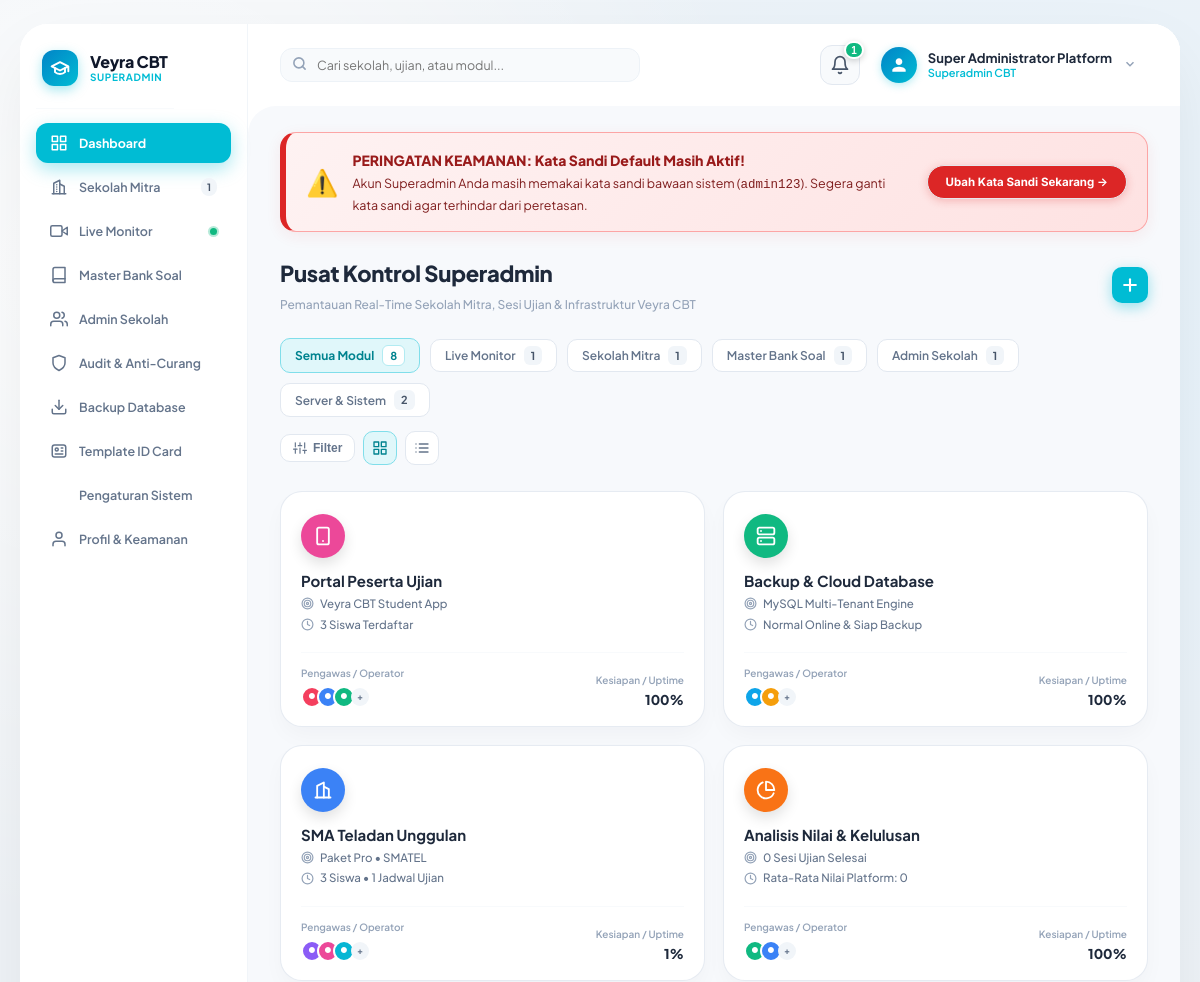
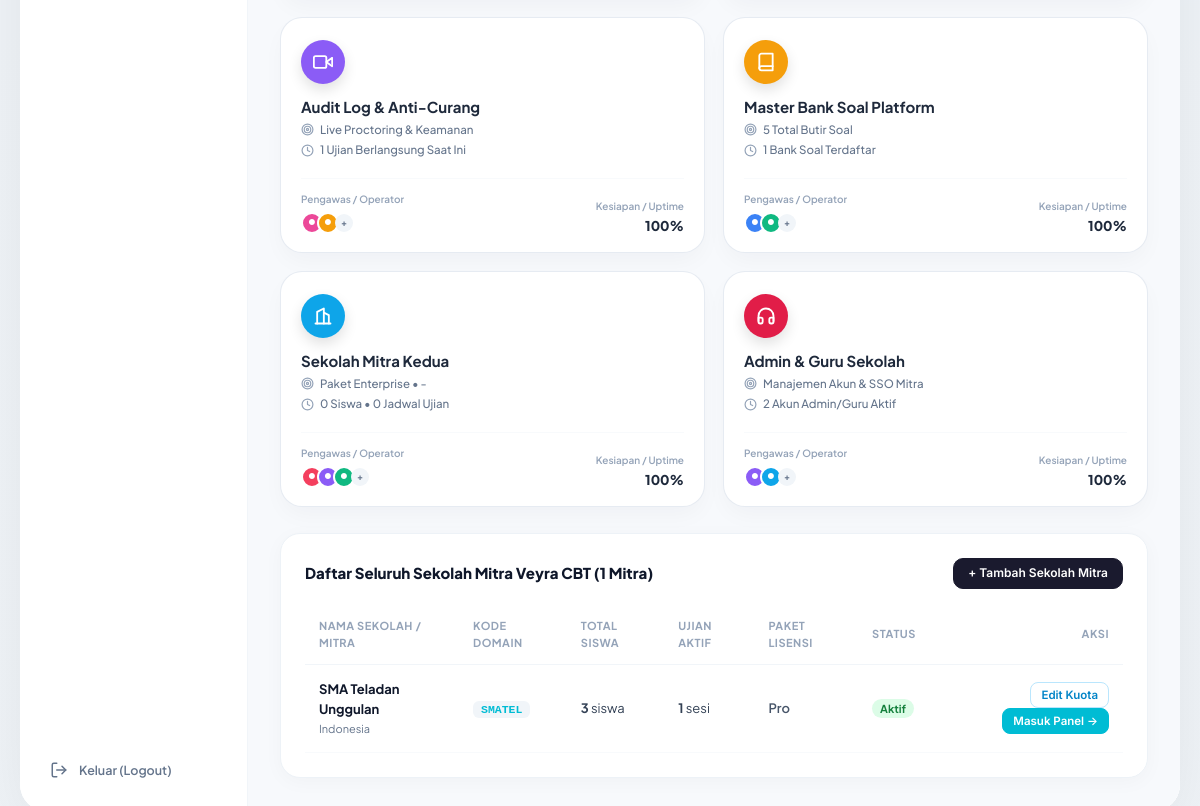
The app's page /superadmin/index.php (signed in) with its own data (2 pictures, top to bottom).
### tables this page shows
CREATE TABLE `tenants` (
    `id` INT AUTO_INCREMENT PRIMARY KEY,
    `code` VARCHAR(30) NOT NULL UNIQUE,
    `slug` VARCHAR(60) NOT NULL UNIQUE,
    `subdomain` VARCHAR(60) NULL,
    `name` VARCHAR(150) NOT NULL,
    `logo_url` VARCHAR(255) NULL,
    `logo` VARCHAR(500) NULL,
    `address` TEXT NULL,
    `phone` VARCHAR(30) NULL,
    `package` VARCHAR(50) NOT NULL DEFAULT 'pro',
    `student_quota` INT NOT NULL DEFAULT 500,
    `is_active` TINYINT(1) NOT NULL DEFAULT 1,
    `created_at` DATETIME NOT NULL DEFAULT CURRENT_TIMESTAMP
);

### superadmin/index.php (the view, shortened to what the rows shown need)
<?php
require_once __DIR__ . '/header.php';
$tenants = Database::fetchAll(
    "SELECT t.*,
            (SELECT COUNT(*) FROM students WHERE tenant_id = t.id) as current_students,
            (SELECT COUNT(*) FROM students WHERE tenant_id = t.id AND is_active = 1) as active_students,
            (SELECT COUNT(*) FROM exams WHERE tenant_id = t.id) as current_exams,
            (SELECT COUNT(*) FROM users WHERE tenant_id = t.id) as current_users
     FROM tenants t
     ORDER BY t.id DESC"
);
?>
<div class="boardto-reporting-wrap">
    <div class="boardto-title-row">
        <div>
            <h1 class="boardto-page-title">Pusat Kontrol Superadmin</h1>
        </div>
    </div>
    <div class="boardto-table-card" id="boardtoTableContainer">
        <div style="overflow-x: auto;">
            <table class="boardto-table">
                <thead>
                    <tr>
                        <th>NAMA SEKOLAH / MITRA</th>
                        <th>KODE DOMAIN</th>
                        <th>TOTAL SISWA</th>
                        <th>UJIAN AKTIF</th>
                        <th>PAKET LISENSI</th>
                        <th>STATUS</th>
                        <th style="text-align: right;">AKSI</th>
                    </tr>
                </thead>
                <tbody>
                    <?php if (empty($tenants)): ?>
                        <tr>
                            <td colspan="7" style="text-align: center; padding: 30px; color: #94a3b8;">Belum ada sekolah mitra terdaftar.</td>
                        </tr>
                    <?php else: ?>
                        <?php foreach ($tenants as $t): ?>
                            <tr>
                                <td>
                                    <strong style="color: #0f172a;"><?= htmlspecialchars($t['name'] ?? '-') ?></strong>
                                    <div style="font-size: 11px; color: #64748b;"><?= htmlspecialchars($t['city'] ?? 'Indonesia') ?></div>
                                </td>
                                <td>
                                    <span style="background: #f1f5f9; padding: 2px 8px; border-radius: 6px; font-family: monospace; font-size: 11.5px; color: #00bcd4; font-weight: 700;">
                                        <?= htmlspecialchars($t['code']) ?>
                                    </span>
                                </td>
                                <td><strong><?= (int)$t['current_students'] ?></strong> siswa</td>
                                <td><strong><?= (int)$t['current_exams'] ?></strong> sesi</td>
                                <td>
                                    <span style="text-transform: capitalize; font-weight: 600; color: #475569;">
                                        <?= htmlspecialchars($t['package'] ?? 'basic') ?>
                                    </span>
                                </td>
                                <td>
                                    <?php if ($t['is_active']): ?>
                                        <span style="background: #dcfce7; color: #15803d; font-size: 11px; font-weight: 700; padding: 3px 8px; border-radius: 9999px;">Aktif</span>
                                    <?php else: ?>
                                        <span style="background: #fee2e2; color: #b91c1c; font-size: 11px; font-weight: 700; padding: 3px 8px; border-radius: 9999px;">Nonaktif</span>
                                    <?php endif; ?>
                                </td>
                                <td style="text-align: right;">
                                    <a href="tenants.php?edit=<?= $t['id'] ?>" class="btn btn-outline" style="padding: 4px 10px; font-size: 11.5px; border-radius: 8px; text-decoration: none; color: #0284c7; border: 1px solid #bae6fd;">
                                        Edit Kuota
                                    </a>
                                    <a href="tenants.php?impersonate=<?= $t['id'] ?>" class="btn btn-primary" style="padding: 4px 10px; font-size: 11.5px; border-radius: 8px; text-decoration: none; margin-left: 4px; background: #00bcd4; border-color: #00bcd4;">
                                        Masuk Panel &rarr;
                                    </a>
                                </td>
                            </tr>
                        <?php endforeach; ?>
                    <?php endif; ?>
                </tbody>
            </table>
        </div>
    </div>
</div>
<?php require_once __DIR__ . '/footer.php'; ?>

### records on screen
tenants: name "SMA Teladan Unggulan", city "Indonesia", code "SMATEL", current_students "3", current_exams "1", package "Pro", is_active "Aktif"

### other values on screen
$sidebarTotalTenants "1"
$superBadgeCount "1"
$user['name'] "Super Administrator Platform"
max(1, $activeExamsNow) "1"
max(1, $totalTenants) "1"
max(1, $totalPlatformBanks) "1"
$card['title'] "Portal Peserta Ujian"
$card['team'] "Veyra CBT Student App"
$card['time_left'] "3 Siswa Terdaftar"
$card['progress'] "100"
$card['title'] "Backup & Cloud Database"
$card['team'] "MySQL Multi-Tenant Engine"
$card['time_left'] "Normal Online & Siap Backup"
$card['title'] "SMA Teladan Unggulan"
$card['team'] "Paket Pro • SMATEL"
